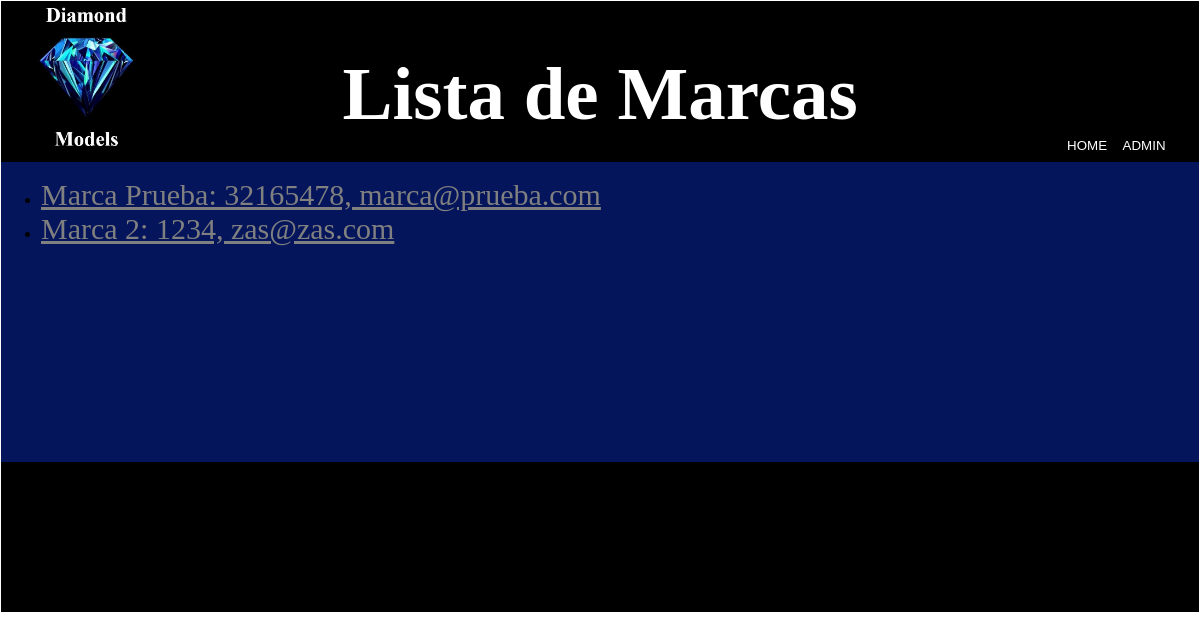
Page /marcas/admin/ on the earlier database version.
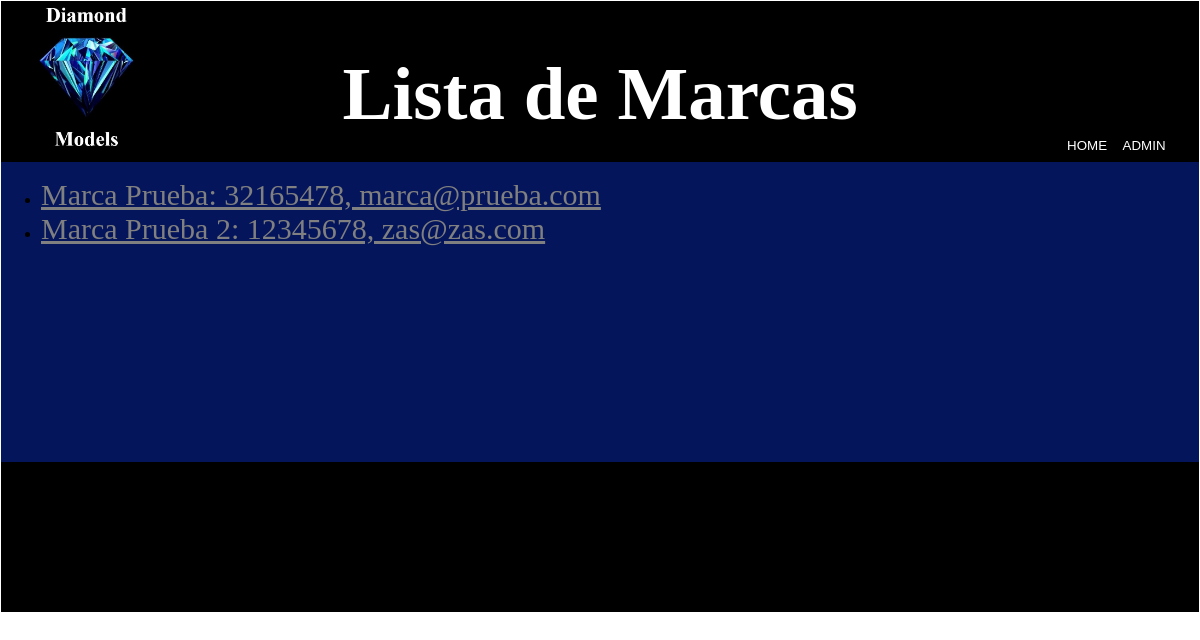
Same page on the later database version.
### marcas/models.py (models this page shows)
class Marca(models.Model):
	nombre = models.CharField(max_length=50)
	telefono = models.IntegerField(default=0)
	correo = models.CharField(max_length=50)
	imagen = models.ImageField(null=True)
	usuario = models.ForeignKey(settings.AUTH_USER_MODEL, null=True)
	def __str__(self):
		return "%s: %s, %s" % (
			self.nombre,
			self.telefono,
			self.correo)

### marcas/views.py (the view)
def lista_marcas(request):
	marcas = Marca.objects.all()
	return render(request, 'marcas.html', {'marcas': marcas})

### marcas/templates/marcas.html (shortened to what this page needs)
<html>
	<head>
		{% load static %}
		<link rel="stylesheet" type="text/css" href="{% static "style_marcas_admin.css" %}">
	</head>
	<body>
		<div class="top">
			<div><img class="logo" src="{% static "logo.jpg" %}"></div>
			<div class="cajaTitulo"><h1 class="titulo">Lista de Marcas</h1></div>
			<button class="botonAdmin">ADMIN</button>
			<button class="botonHome">HOME</button>
		</div>
		<div class="middle">
			<div class="lista">
				<ul>
				{% for marca in marcas %}
					<li>
						<a href="{% url 'mi_marca' marca_pk=marca.id %}" style="color: grey; font-size: 30px">{{marca}}</a>
					</li>
				{% empty %}
					<p>No hay marcas</p>
				{% endfor %}
				</ul>
			</div>
		</div>
		<div class="bottom">
		</div>
	</body>
</html>

### static/style_marcas_admin.css (style rules this page uses)
body { margin: 1px; }
.top { background-color: black; background-size: 100%; height: 150px; padding: 10px; padding-top: 1px; position: relative; }
.top .logo { height: 150px; }
.top .cajaTitulo { position: absolute; transform: translateX(-50%); top: 0%; left: 50%; }
.top .titulo { color: white; font-size: 75px; }
.top .botonAdmin { position: absolute; transform: translateX(-50%); bottom: 5%; right: 0%; border-width: 0px; background-color: black; color: white; }
.top .botonHome { position: absolute; transform: translateX(-50%); bottom: 5%; right: 5%; border-width: 0px; background-color: black; color: white; }
.middle { background-color: #04155B; background-size: 100%; min-height: 300px; position: relative; }
.middle .lista { position: absolute; }
.bottom { background-color: black; background-size: 100%; height: 150px; position: relative; }

Differences in the rows shown:
changed Marca: nombre+telefono+correo "Marca 2: 1234, zas@zas.com" → "Marca Prueba 2: 12345678, zas@zas.com"
